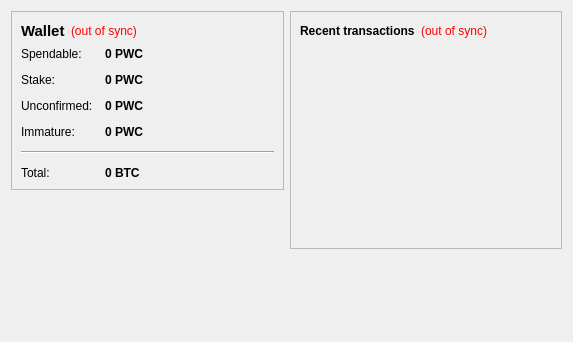
<?xml version="1.0" encoding="UTF-8"?>
<ui version="4.0">
 <class>OverviewPage</class>
 <widget class="QWidget" name="OverviewPage">
  <property name="geometry">
   <rect>
    <x>0</x>
    <y>0</y>
    <width>573</width>
    <height>342</height>
   </rect>
  </property>
  <property name="windowTitle">
   <string>Form</string>
  </property>
  <layout class="QHBoxLayout" name="horizontalLayout" stretch="1,1">
   <item>
    <layout class="QVBoxLayout" name="verticalLayout_2">
     <item>
      <widget class="QFrame" name="frame">
       <property name="frameShape">
        <enum>QFrame::StyledPanel</enum>
       </property>
       <property name="frameShadow">
        <enum>QFrame::Raised</enum>
       </property>
       <layout class="QVBoxLayout" name="verticalLayout_4">
        <item>
         <layout class="QHBoxLayout" name="horizontalLayout_4">
          <item>
           <widget class="QLabel" name="label_5">
            <property name="font">
             <font>
              <pointsize>11</pointsize>
              <weight>75</weight>
              <bold>true</bold>
             </font>
            </property>
            <property name="text">
             <string>Wallet</string>
            </property>
           </widget>
          </item>
          <item>
           <widget class="QLabel" name="labelWalletStatus">
            <property name="toolTip">
             <string>The displayed information may be out of date. Your wallet automatically synchronizes with the playwincoin network after a connection is established, but this process has not completed yet.</string>
            </property>
            <property name="styleSheet">
             <string notr="true">QLabel { color: red; }</string>
            </property>
            <property name="text">
             <string notr="true">(out of sync)</string>
            </property>
            <property name="alignment">
             <set>Qt::AlignLeading|Qt::AlignLeft|Qt::AlignVCenter</set>
            </property>
           </widget>
          </item>
          <item>
           <spacer name="horizontalSpacer_2">
            <property name="orientation">
             <enum>Qt::Horizontal</enum>
            </property>
            <property name="sizeHint" stdset="0">
             <size>
              <width>40</width>
              <height>20</height>
             </size>
            </property>
           </spacer>
          </item>
         </layout>
        </item>
        <item>
         <layout class="QFormLayout" name="formLayout_2">
          <property name="fieldGrowthPolicy">
           <enum>QFormLayout::AllNonFixedFieldsGrow</enum>
          </property>
          <property name="horizontalSpacing">
           <number>12</number>
          </property>
          <property name="verticalSpacing">
           <number>12</number>
          </property>
          <item row="0" column="0">
           <widget class="QLabel" name="label">
            <property name="text">
             <string>Spendable:</string>
            </property>
           </widget>
          </item>
          <item row="0" column="1">
           <widget class="QLabel" name="labelBalance">
            <property name="font">
             <font>
              <weight>75</weight>
              <bold>true</bold>
             </font>
            </property>
            <property name="cursor">
             <cursorShape>IBeamCursor</cursorShape>
            </property>
            <property name="toolTip">
             <string>Your current spendable balance</string>
            </property>
            <property name="text">
             <string notr="true">0 PWC</string>
            </property>
            <property name="textInteractionFlags">
             <set>Qt::LinksAccessibleByMouse|Qt::TextSelectableByKeyboard|Qt::TextSelectableByMouse</set>
            </property>
           </widget>
          </item>
          <item row="1" column="0">
           <widget class="QLabel" name="label_6">
            <property name="text">
             <string>Stake:</string>
            </property>
           </widget>
          </item>
          <item row="1" column="1">
           <widget class="QLabel" name="labelStake">
            <property name="font">
             <font>
              <weight>75</weight>
              <bold>true</bold>
             </font>
            </property>
            <property name="cursor">
             <cursorShape>IBeamCursor</cursorShape>
            </property>
            <property name="toolTip">
             <string>Total of coins that was staked, and do not yet count toward the current balance</string>
            </property>
            <property name="text">
             <string notr="true">0 PWC</string>
            </property>
            <property name="textInteractionFlags">
             <set>Qt::LinksAccessibleByMouse|Qt::TextSelectableByKeyboard|Qt::TextSelectableByMouse</set>
            </property>
           </widget>
          </item>
          <item row="2" column="0">
           <widget class="QLabel" name="label_3">
            <property name="text">
             <string>Unconfirmed:</string>
            </property>
           </widget>
          </item>
          <item row="2" column="1">
           <widget class="QLabel" name="labelUnconfirmed">
            <property name="font">
             <font>
              <weight>75</weight>
              <bold>true</bold>
             </font>
            </property>
            <property name="cursor">
             <cursorShape>IBeamCursor</cursorShape>
            </property>
            <property name="toolTip">
             <string>Total of transactions that have yet to be confirmed, and do not yet count toward the current balance</string>
            </property>
            <property name="text">
             <string notr="true">0 PWC</string>
            </property>
            <property name="textInteractionFlags">
             <set>Qt::LinksAccessibleByMouse|Qt::TextSelectableByKeyboard|Qt::TextSelectableByMouse</set>
            </property>
           </widget>
          </item>
          <item row="3" column="0">
           <widget class="QLabel" name="labelImmatureText">
            <property name="text">
             <string>Immature:</string>
            </property>
           </widget>
          </item>
          <item row="3" column="1">
           <widget class="QLabel" name="labelImmature">
            <property name="font">
             <font>
              <weight>75</weight>
              <bold>true</bold>
             </font>
            </property>
            <property name="toolTip">
             <string>Mined balance that has not yet matured</string>
            </property>
            <property name="text">
             <string notr="true">0 PWC</string>
            </property>
            <property name="textInteractionFlags">
             <set>Qt::LinksAccessibleByMouse|Qt::TextSelectableByKeyboard|Qt::TextSelectableByMouse</set>
            </property>
           </widget>
          </item>
          <item row="4" column="0" colspan="2">
           <widget class="Line" name="line">
            <property name="orientation">
             <enum>Qt::Horizontal</enum>
            </property>
           </widget>
          </item>
          <item row="5" column="0">
           <widget class="QLabel" name="labelTotalText">
            <property name="text">
             <string>Total:</string>
            </property>
           </widget>
          </item>
          <item row="5" column="1">
           <widget class="QLabel" name="labelTotal">
            <property name="font">
             <font>
              <weight>75</weight>
              <bold>true</bold>
             </font>
            </property>
            <property name="cursor">
             <cursorShape>IBeamCursor</cursorShape>
            </property>
            <property name="toolTip">
             <string>Your current total balance</string>
            </property>
            <property name="text">
             <string notr="true">0 BTC</string>
            </property>
            <property name="textInteractionFlags">
             <set>Qt::LinksAccessibleByMouse|Qt::TextSelectableByKeyboard|Qt::TextSelectableByMouse</set>
            </property>
           </widget>
          </item>
         </layout>
        </item>
       </layout>
      </widget>
     </item>
     <item>
      <spacer name="verticalSpacer">
       <property name="orientation">
        <enum>Qt::Vertical</enum>
       </property>
       <property name="sizeHint" stdset="0">
        <size>
         <width>20</width>
         <height>40</height>
        </size>
       </property>
      </spacer>
     </item>
    </layout>
   </item>
   <item>
    <layout class="QVBoxLayout" name="verticalLayout_3">
     <item>
      <widget class="QFrame" name="frame_2">
       <property name="frameShape">
        <enum>QFrame::StyledPanel</enum>
       </property>
       <property name="frameShadow">
        <enum>QFrame::Raised</enum>
       </property>
       <layout class="QVBoxLayout" name="verticalLayout">
        <item>
         <layout class="QHBoxLayout" name="horizontalLayout_2">
          <item>
           <widget class="QLabel" name="label_4">
            <property name="text">
             <string>&lt;b&gt;Recent transactions&lt;/b&gt;</string>
            </property>
           </widget>
          </item>
          <item>
           <widget class="QLabel" name="labelTransactionsStatus">
            <property name="toolTip">
             <string>The displayed information may be out of date. Your wallet automatically synchronizes with the playwincoin network after a connection is established, but this process has not completed yet.</string>
            </property>
            <property name="styleSheet">
             <string notr="true">QLabel { color: red; }</string>
            </property>
            <property name="text">
             <string notr="true">(out of sync)</string>
            </property>
            <property name="alignment">
             <set>Qt::AlignRight|Qt::AlignTrailing|Qt::AlignVCenter</set>
            </property>
           </widget>
          </item>
          <item>
           <spacer name="horizontalSpacer">
            <property name="orientation">
             <enum>Qt::Horizontal</enum>
            </property>
            <property name="sizeHint" stdset="0">
             <size>
              <width>40</width>
              <height>20</height>
             </size>
            </property>
           </spacer>
          </item>
         </layout>
        </item>
        <item>
         <widget class="QListView" name="listTransactions">
          <property name="styleSheet">
           <string notr="true">QListView { background: transparent; }</string>
          </property>
          <property name="frameShape">
           <enum>QFrame::NoFrame</enum>
          </property>
          <property name="verticalScrollBarPolicy">
           <enum>Qt::ScrollBarAlwaysOff</enum>
          </property>
          <property name="horizontalScrollBarPolicy">
           <enum>Qt::ScrollBarAlwaysOff</enum>
          </property>
          <property name="selectionMode">
           <enum>QAbstractItemView::NoSelection</enum>
          </property>
         </widget>
        </item>
       </layout>
      </widget>
     </item>
     <item>
      <spacer name="verticalSpacer_2">
       <property name="orientation">
        <enum>Qt::Vertical</enum>
       </property>
       <property name="sizeHint" stdset="0">
        <size>
         <width>20</width>
         <height>40</height>
        </size>
       </property>
      </spacer>
     </item>
    </layout>
   </item>
  </layout>
 </widget>
 <resources/>
 <connections/>
</ui>
